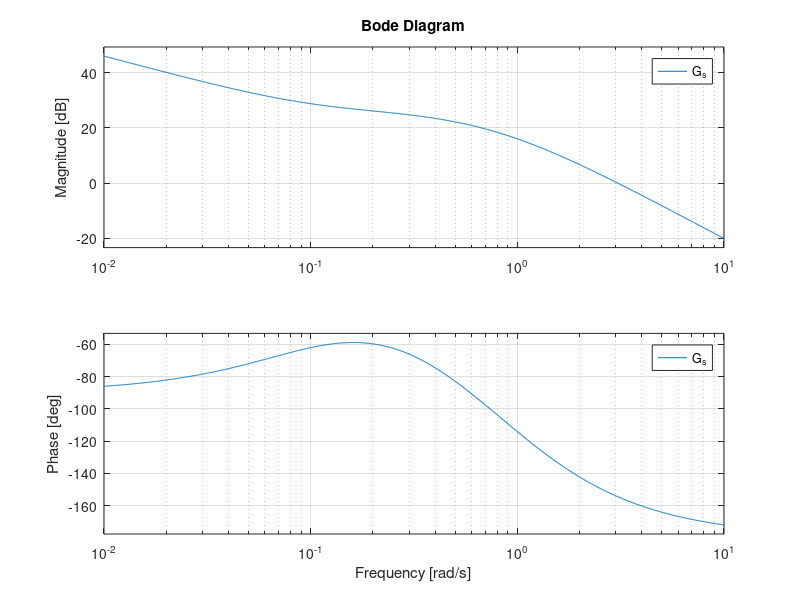
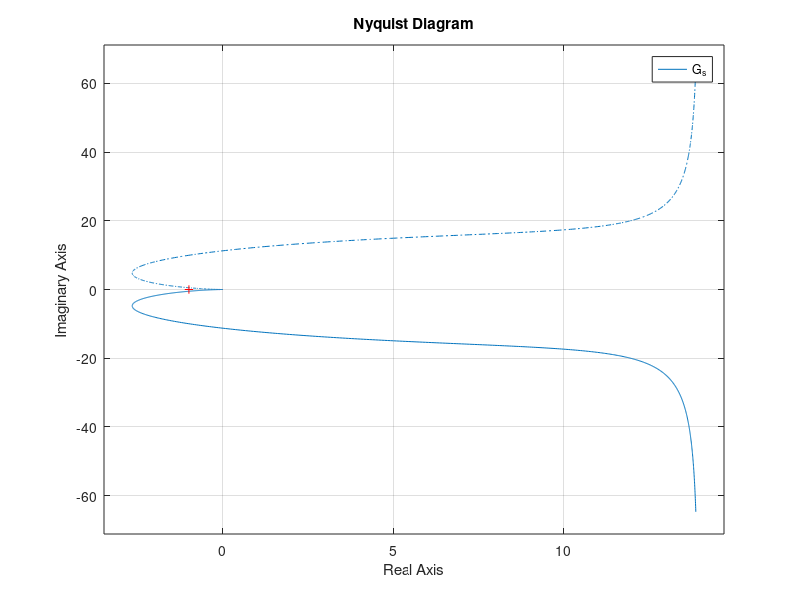
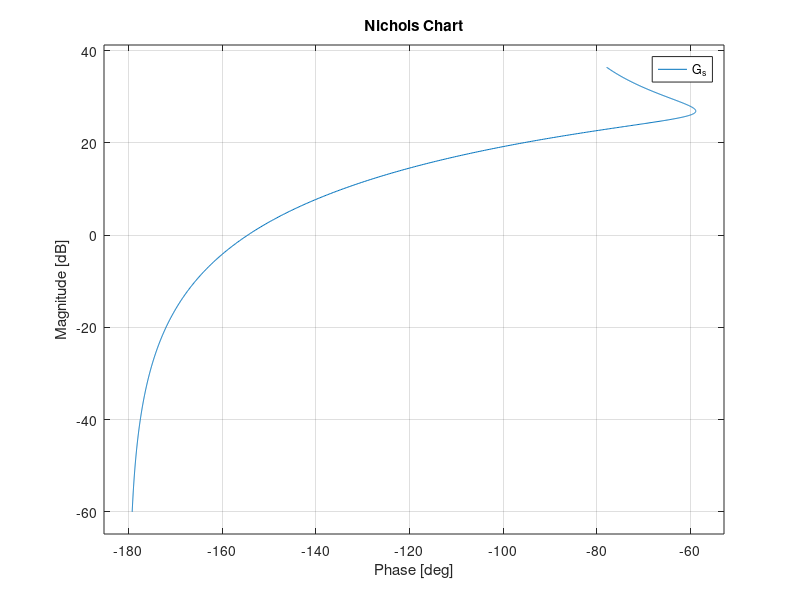

Reproduce these figures in MATLAB, in order.
##Limpa todos os dados anteriores
clear -a
close all
clc
## Inicia pacote de controle
pkg load control

s = tf('s');

k=1;

#controlador
K_s = (s+0.1) / (s+0.5);

#planta
P_s = (10)/(s*(s+1));

##funcao de transferencia
G_s = K_s*P_s
figure
##diagrama de Bode
bode(G_s)

## margens de fase e ganho; frequencia de 0dB e -180
[Gm,Pm,Wcp,Wcg]= margin (G_s);
margins =[20*log10(Gm),Pm,Wcg,Wcp] 
figure
##Diagrama de Nyquist
nyquist(G_s);
figure
##carta de Nichols
nichols(G_s);

